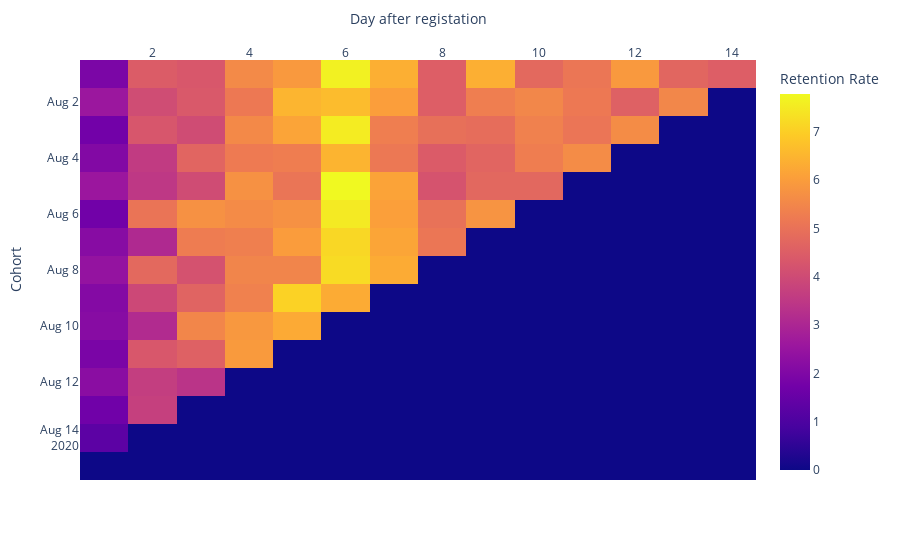

The notebook cell this image was saved under:
### Code cell
# произведем контрольный тест функции
retention_builder(df_players, '2020-08-01','2020-08-15')

### Figure 1 — Plotly figure (JSON) as saved in the notebook; plotly's stock layout.template omitted (floating-point values rounded to 4 significant figures; data arrays with more than 128 entries replaced by an {"elided": "..."} marker saying what was removed)
{"data": [{"coloraxis": "coloraxis", "hovertemplate": "Day after registation: %{x}<br>Cohort: %{y}<br>Retention Rate: %{z}<extra></extra>", "type": "heatmap", "x": [1, 2, 3, 4, 5, 6, 7, 8, 9, 10, 11, 12, 13, 14], "y": ["2020-08-01T00:00:00", "2020-08-02T00:00:00", "2020-08-03T00:00:00", "2020-08-04T00:00:00", "2020-08-05T00:00:00", "2020-08-06T00:00:00", "2020-08-07T00:00:00", "2020-08-08T00:00:00", "2020-08-09T00:00:00", "2020-08-10T00:00:00", "2020-08-11T00:00:00", "2020-08-12T00:00:00", "2020-08-13T00:00:00", "2020-08-14T00:00:00", "2020-08-15T00:00:00"], "z": {"elided": "15x14 float values"}}], "layout": {"coloraxis": {"colorbar": {"title": {"text": "Retention Rate"}}, "colorscale": [[0, "#0d0887"], [0.1111, "#46039f"], [0.2222, "#7201a8"], [0.3333, "#9c179e"], [0.4444, "#bd3786"], [0.5556, "#d8576b"], [0.6667, "#ed7953"], [0.7778, "#fb9f3a"], [0.8889, "#fdca26"], [1, "#f0f921"]]}, "margin": {"t": 60}, "xaxis": {"constrain": "domain", "scaleanchor": "y", "side": "top", "title": {"text": "Day after registation"}}, "yaxis": {"autorange": "reversed", "constrain": "domain", "title": {"text": "Cohort"}}}}
